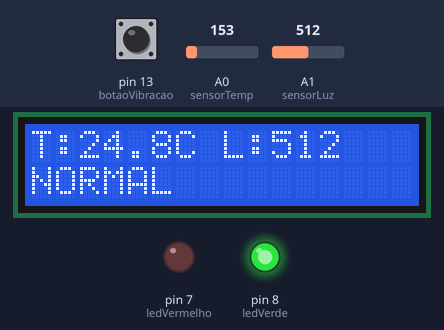
This sketch was run on a simulated Arduino Uno, built with avr-gcc and run on an emulated ATmega328P. Shown: 16×2 character LCD, output pins drawn as LEDs (lit = HIGH). Inputs (shaded band) come from the test bench; at power-on: A0 (sensorTemp) = 153, A1 (sensorLuz) = 512, pin 13 (botaoVibracao) HIGH.

Above: at 1.2 s.
1.3 s: A0 (sensorTemp) set to 188
At 2.7 s:
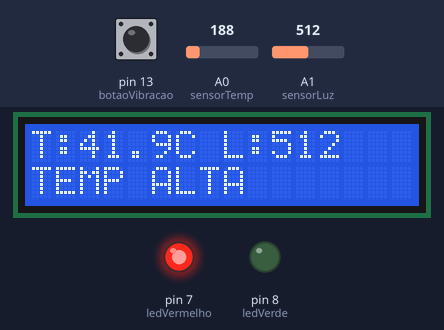
3.0 s: A1 (sensorLuz) set to 418
At 3.5 s:
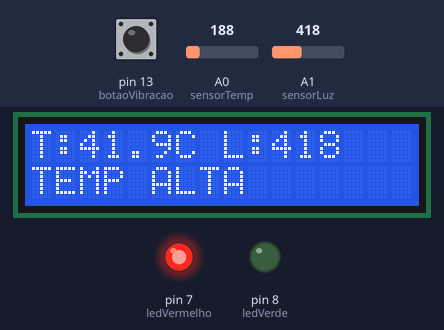
4.6 s: A1 (sensorLuz) set to 385
At 5.3 s:
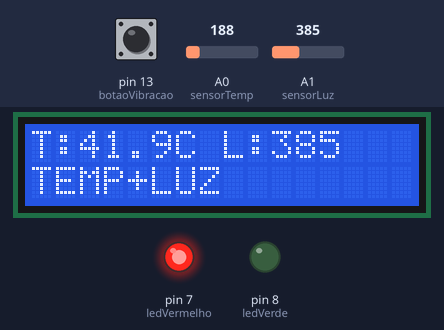
6.1 s: A0 (sensorTemp) set to 165
At 7.1 s:
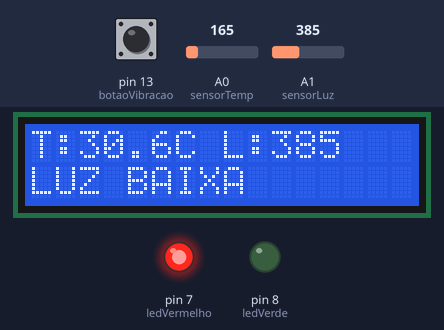
7.6 s: pin 13 (botaoVibracao) pulled LOW for 0.6 s
At 8.4 s:
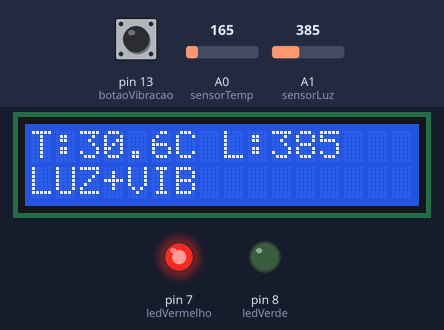
10.1 s: pin 13 (botaoVibracao) pulled LOW for 3.2 s
Timing chart, 0 to 13.1 s (numbered marks = the images above; inputs shaded):
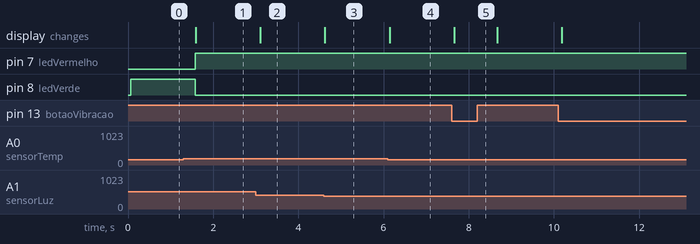

Measured:
- the behaviour switches between 173 and 174 on A0 (sensorTemp) (found by bisection; images 0 and 1)
- the behaviour switches between 400 and 399 on A1 (sensorLuz) (found by bisection; images 2 and 3)
- after the input at 1.3 s, pin 7 (ledVermelho): LOW → HIGH after 0.28 s; pin 8 (ledVerde): HIGH → LOW after 0.28 s; the display: changes after 0.29 s (image 1)
- after the input at 3.0 s, the display: changes after 0.10 s (image 2)
- after the input at 4.6 s, the display: changes at once (image 3)
- after the input at 6.1 s, the display: changes at once (image 4)
- after the input at 7.6 s, the display: changes after 0.06 s (image 5)

The sketch:

gs1_coa_1ccpz1.ino
```cpp
#include <LiquidCrystal.h>

LiquidCrystal lcd(12, 11, 5, 4, 3, 2);

//Sensores
const int sensorTemp = A0;
const int sensorLuz = A1;

// Botão de vibração
const int botaoVibracao = 13;

// LEDs
const int ledVerde = 8;
const int ledVermelho = 7;

void setup() {

  lcd.begin(16, 2);

  pinMode(ledVerde, OUTPUT);
  pinMode(ledVermelho, OUTPUT);

  pinMode(botaoVibracao, INPUT_PULLUP);

  Serial.begin(9600);
}

void loop() {

// Leitura da temperatura

  int leituraTemp = analogRead(sensorTemp);

  float tensao = leituraTemp * (5.0 / 1023.0);

  float temperatura = (tensao - 0.5) * 100.0;

//Leitura da luminosidade

  int luminosidade = analogRead(sensorLuz);

// Leitura da vibração

  bool vibracaoDetectada = digitalRead(botaoVibracao) == LOW;

// Alertas

  bool alerta = false;

  String mensagem = "NORMAL";

  if (temperatura > 35 && luminosidade < 400) {

    alerta = true;
    mensagem = "TEMP+LUZ";
  }

  else if (temperatura > 35 && vibracaoDetectada) {

    alerta = true;
    mensagem = "TEMP+VIB";
  }

  else if (luminosidade < 400 && vibracaoDetectada) {

    alerta = true;
    mensagem = "LUZ+VIB";
  }

  else if (temperatura > 35) {

    alerta = true;
    mensagem = "TEMP ALTA";
  }

  else if (luminosidade < 400) {

    alerta = true;
    mensagem = "LUZ BAIXA";
  }

  else if (vibracaoDetectada) {

    alerta = true;
    mensagem = "VIBRACAO";
  }

  // Acionamento dos leds

  if (alerta) {

    digitalWrite(ledVerde, LOW);
    digitalWrite(ledVermelho, HIGH);

  } else {

    digitalWrite(ledVerde, HIGH);
    digitalWrite(ledVermelho, LOW);
  }

// LCD

  lcd.clear();

  lcd.setCursor(0, 0);

  lcd.print("T:");
  lcd.print(temperatura, 1);

  lcd.print("C ");

  lcd.print("L:");
  lcd.print(luminosidade);

  lcd.setCursor(0, 1);

  lcd.print(mensagem);

  delay(500);
}
```
